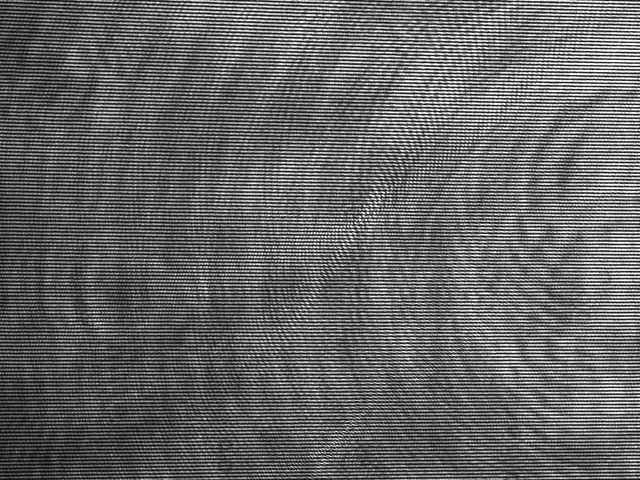
%> input picture img/28feb_632.png, 1280 x 960 px (shown at 1/2 size)
$ octave spectrumtest_2_28.m   (GNU Octave 9; MATLAB toolbox functions it lacks are replaced by stand-ins)
%> lines starting %> are read from the running program, lines starting %| are printed output that depends on the picture
img = imread('img/28feb_632.png');
%> img is the input picture: size 960x1280 uint8; min 3, max 255, mean 101.9
img = im2double(img);
%> img: size 960x1280 double

figure(1)
image(img, 'CDataMapping','scaled');
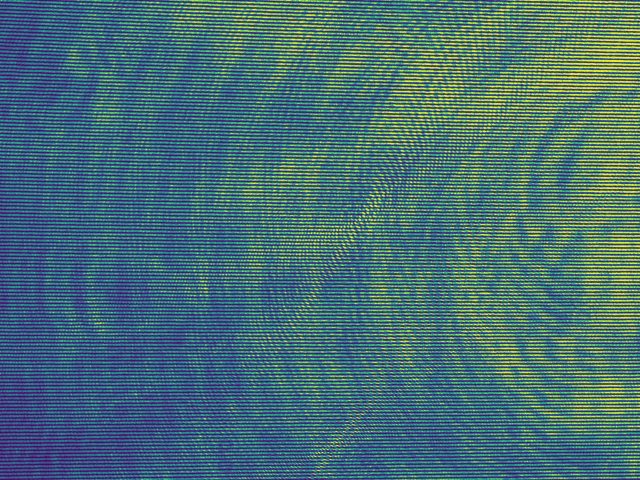
%> displayed picture: size 960x1280x3, on the screen's scale of 0 to 255 (shown at 1/2 size); mean R, G, B 72, 111, 116.4

F = fft2(img);

figure(2)
imagesc(100*log(1+abs(fftshift(F)))); colormap(gray);
%> after `colormap(gray)`:
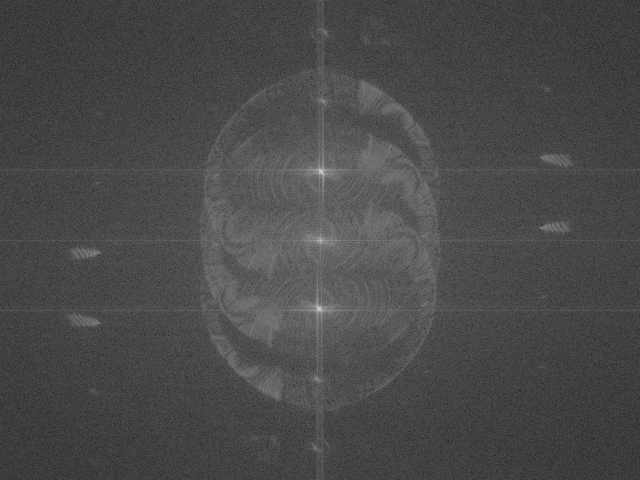
%> displayed picture: size 960x1280x3, on the screen's scale of 0 to 255 (shown at 1/2 size); min 0, max 255, mean 73.4


Fscaled = abs(fftshift(F));

spectrum = Fscaled(348,:);
%> spectrum = 1280 values, max 24539 at index 647, min 0.864 at index 158, mean 260.6

figure(3)
plot(spectrum);
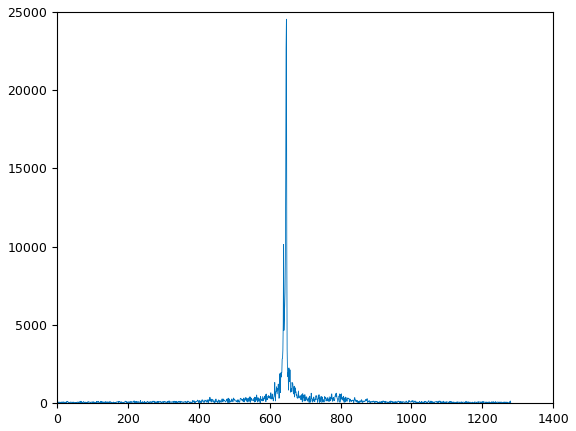
%> figure redrawn from the program's plot data; curve peaks at x = 647, y = 24539
semilogx(spectrum);
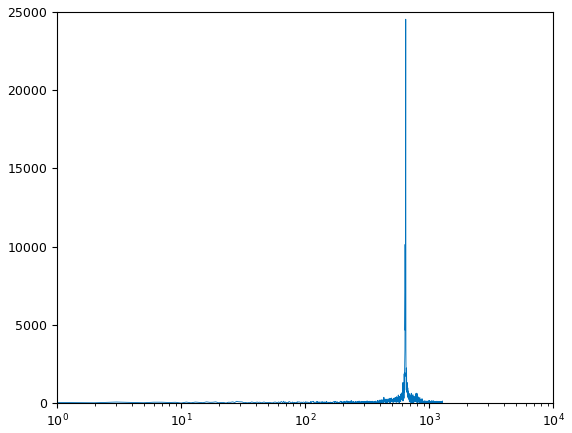
%> figure redrawn from the program's plot data; curve peaks at x = 647, y = 24539

% slope is 26 nm/80 pixels = 0.325
pixel = (0:1279) - 640;
nm = 632+0.325*pixel;

plot(nm,spectrum)
xlabel('wavelength (nm)')
ylabel('Intensity')
title('Spectrum')
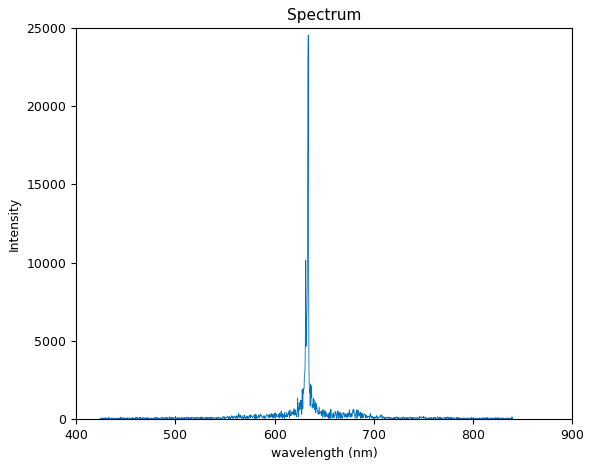
%> figure redrawn from the program's plot data; curve peaks at x = 634, y = 24539
